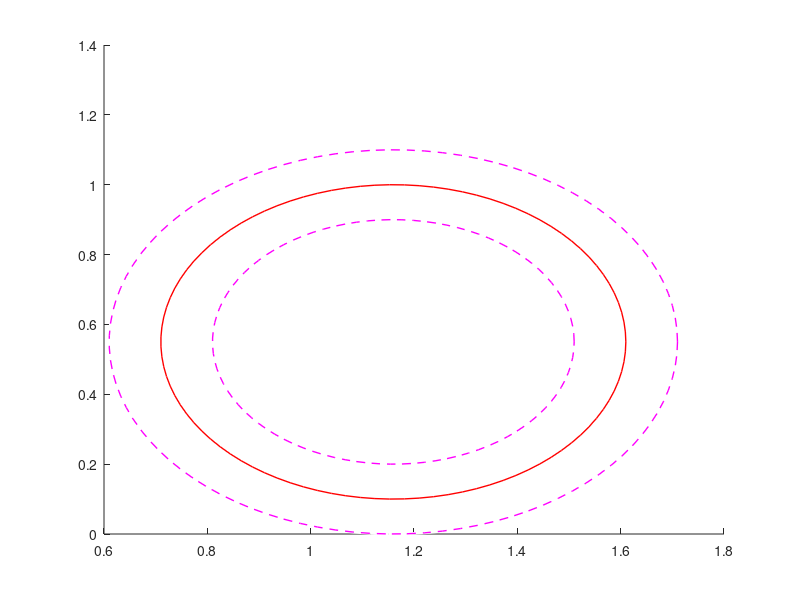

MATLAB code for this plot: (Note: this script raises an error after producing the figure.)
CENTERS=[1.16, 0.55];
RADII_TRUE_TRACK=0.45;

%Anchor Positions
X_ANCHOR = [0,    0,      2.33,   2.33];
Y_ANCHOR = [0,    1.11,   1.11,   0];

%LOS, no anchors blocked
%Buffer(�0.1 m), LOS
radii_los_inner=0.35;
radii_los_outer=0.55;
figure(1);
set(gcf,'unit','normalized','position',[0.2,0.2,0.5,0.5]);
buffer_los_inner=viscircles(CENTERS, radii_los_inner, 'LineStyle', '--', 'LineWidth', 1, 'Color','m');
buffer_los_outer=viscircles(CENTERS, radii_los_outer, 'LineStyle', '--', 'LineWidth', 1, 'Color','m');
%True Position, in both LOS and NLOS
track_circle=viscircles(CENTERS, RADII_TRUE_TRACK, 'LineWidth',1,'LineStyle','-','Color','r');
hold on;
% Measured Position, LOS
los_measurement=xlsread('./moving_train1.xlsx');
X_LOS=los_measurement(:,1);
Y_LOS=los_measurement(:,2);
ans1_LOS=plot(X_LOS,Y_LOS,'b-');
%plotting the position of anchors
anch=plot(X_ANCHOR,Y_ANCHOR,'b^');
xlim([-.5,3.5]);
ylim([-.5,1.5]);
daspect([1 1 1]);
grid on;
legend([ans1_LOS, track_circle, buffer_los_inner, anch], 'Measured Position', 'True Position', 'Buffer (�0.1m)', 'Anchor');
title('Moving Train Measurement Perfect LOS Conditions');

xlabel('X coordinate (m)');
ylabel('Y coordinate (m)');
hold off;

%NLOS, blocking one anchor
%Buffer(�0.2 m), NLOS
radii_nlos_inner=0.25;
radii_nlos_outer=0.65;
figure(2);
set(gcf,'unit','normalized','position',[0.2,0.2,0.5,0.5]);
buffer_nlos_inner=viscircles(CENTERS, radii_nlos_inner, 'LineStyle', '--', 'LineWidth', 1, 'Color','m');
buffer_nlos_outer=viscircles(CENTERS, radii_nlos_outer, 'LineStyle', '--', 'LineWidth', 1, 'Color','m');
%True Position, in both LOS and NLOS
track_circle=viscircles(CENTERS, RADII_TRUE_TRACK, 'LineWidth',1,'LineStyle','-','Color','r');
hold on;
% Measured Position, NLOS
nlos_measurement=xlsread('./NLOS_movingtrain_1anchor.xlsx');
X_NLOS=nlos_measurement(:,1);
Y_NLOS=nlos_measurement(:,2);
ans1_NLOS=plot(X_NLOS,Y_NLOS,'b-');
%plotting the position of anchors
x_unblocked_anch = X_ANCHOR;
y_unblocked_anch = Y_ANCHOR;
x_blocked_anch = x_unblocked_anch(3);
y_blocked_anch = y_unblocked_anch(3);
x_unblocked_anch(3) = [];
y_unblocked_anch(3) = [];
anch = plot(x_unblocked_anch,y_unblocked_anch,'b^');
bloced_anch = plot(x_blocked_anch, y_blocked_anch, 'r^');
xlim([-.5,3.5]);
ylim([-.5,1.5]);
daspect([1 1 1]);
grid on;
legend([ans1_NLOS, track_circle, buffer_nlos_inner, anch, bloced_anch], ...
    'Measured Position', 'True Position', 'Buffer (�0.2m)', 'Unblocked Anchor','Blocked Anchor');
title('Moving Train Measurement with One Anchor Blocked');
xlabel('X coordinate (m)');
ylabel('Y coordinate (m)');
hold off;
